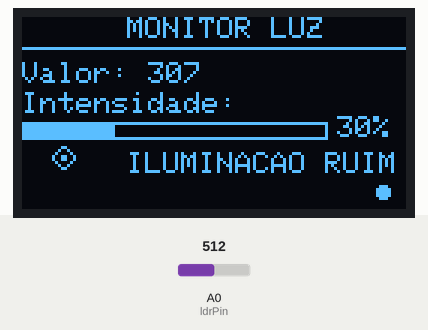
This sketch was run on a simulated Arduino Uno, built with avr-gcc and run on an emulated ATmega328P. Parts: 128×64 one-colour display. The test bench sets the inputs (shaded band); at power-on: A0 (ldrPin) = 512. What the sketch prints to the serial monitor is not drawn.

Above: at 3.2 s.
3.3 s: A0 (ldrPin) set to 167
At 4.1 s:
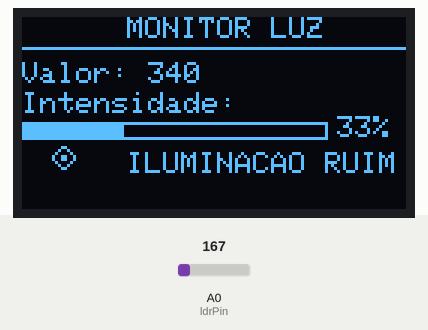
5.7 s: A0 (ldrPin) set to 136
At 7.3 s:
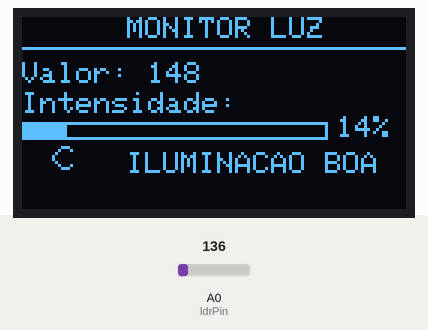
8.8 s: A0 (ldrPin) set to 12
At 9.9 s:
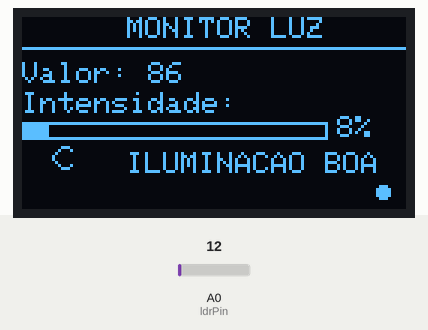
11.0 s: A0 (ldrPin) set to 9
At 12.1 s:
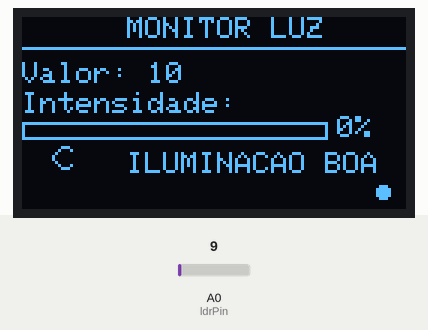
Timing chart, 0 to 14.0 s (numbered marks = the images above; inputs shaded):
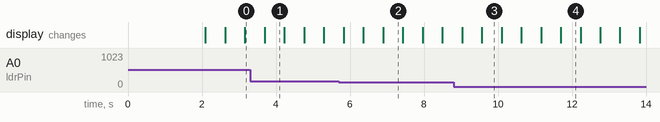

Measured:
- the behaviour switches between 151 and 150 on A0 (ldrPin) (found by bisection; images 1 and 2)
- the behaviour switches between 11 and 10 on A0 (ldrPin) (found by bisection; images 3 and 4)
- after the input at 8.8 s, the display: first changes after 0.23 s (image 3 shows a later state)
- what the display in image 1 shows lasts 0.5 s, from 3.7 s to 4.2 s

The sketch:

monitor.ino
```cpp
#include <Wire.h>
#include <Adafruit_GFX.h>
#include <Adafruit_SSD1306.h>

#define SCREEN_WIDTH 128
#define SCREEN_HEIGHT 64
#define OLED_RESET    -1

Adafruit_SSD1306 display(SCREEN_WIDTH, SCREEN_HEIGHT, &Wire, OLED_RESET);

const int ldrPin = A0;
const int threshold = 150; // Limiar ajustado para detecção correta

// Variáveis para suavizar a leitura
int leituraAnterior = 0;
const int numLeituras = 5;
int leituras[numLeituras];
int indiceAtual = 0;
int total = 0;
int media = 0;

// Bitmaps para ícones (8x8 pixels)
const unsigned char PROGMEM iconeSol[] = {
  0x18, 0x24, 0x42, 0x99, 0x99, 0x42, 0x24, 0x18
};

const unsigned char PROGMEM iconeLua[] = {
  0x1C, 0x22, 0x40, 0x80, 0x80, 0x40, 0x22, 0x1C
};

void setup() {
  Serial.begin(9600);

  if(!display.begin(SSD1306_SWITCHCAPVCC, 0x3C)) {
    Serial.println(F("Falha na alocação do SSD1306"));
    for(;;);
  }

  // Tela de inicialização
  display.clearDisplay();
  display.setTextSize(2);
  display.setTextColor(SSD1306_WHITE);
  display.setCursor(10, 20);
  display.println("MONITOR");
  display.setCursor(25, 40);
  display.println("DE LUZ");
  display.display();
  delay(2000);

  pinMode(ldrPin, INPUT);

  // Inicializar array de leituras
  for (int i = 0; i < numLeituras; i++) {
    leituras[i] = 0;
  }
}

void loop() {
  // Fazer leitura suavizada
  int ldrValue = lerLDRSuavizado();

  Serial.print("Valor do LDR: ");
  Serial.print(ldrValue);
  Serial.print(" - Status: ");

  display.clearDisplay();

  // Cabeçalho
  display.setTextSize(1);
  display.setTextColor(SSD1306_WHITE);
  display.setCursor(35, 0);
  display.println("MONITOR LUZ");

  // Linha separadora
  display.drawLine(0, 10, 128, 10, SSD1306_WHITE);

  // Valor numérico
  display.setCursor(0, 15);
  display.print("Valor: ");
  display.print(ldrValue);

  // Barra de progresso
  desenharBarraProgresso(ldrValue);

  // Status com ícone
  display.setTextSize(1);
  display.setCursor(35, 45);

  if(ldrValue > threshold) {  // Valor ALTO = Claro = Boa iluminação
    display.drawBitmap(10, 43, iconeSol, 8, 8, SSD1306_WHITE);
    display.println("ILUMINACAO RUIM");
    Serial.println("ILUMINACAO RUIM");
  } else {                    // Valor BAIXO = Escuro = Iluminação ruim
    display.drawBitmap(10, 43, iconeLua, 8, 8, SSD1306_WHITE);
    display.println("ILUMINACAO BOA");
    Serial.println("ILUMINACAO BOA");
  }

  // Indicador de atividade (ponto piscando)
  static bool pontoAtivo = false;
  pontoAtivo = !pontoAtivo;
  if (pontoAtivo) {
    display.fillCircle(120, 58, 2, SSD1306_WHITE);
  }

  display.display();
  delay(500);
}

// Função para fazer leitura suavizada (média móvel)
int lerLDRSuavizado() {
  // Subtrair a leitura mais antiga
  total = total - leituras[indiceAtual];

  // Fazer nova leitura
  leituras[indiceAtual] = analogRead(ldrPin);

  // Adicionar a nova leitura ao total
  total = total + leituras[indiceAtual];

  // Avançar para próxima posição
  indiceAtual = (indiceAtual + 1) % numLeituras;

  // Calcular média
  media = total / numLeituras;

  return media;
}

// Função para desenhar barra de progresso
void desenharBarraProgresso(int valor) {
  int larguraBarra = map(valor, 0, 1023, 0, 100);

  display.setCursor(0, 25);
  display.print("Intensidade:");

  // Contorno da barra
  display.drawRect(0, 35, 102, 6, SSD1306_WHITE);

  // Preenchimento da barra
  if (larguraBarra > 0) {
    display.fillRect(1, 36, larguraBarra, 4, SSD1306_WHITE);
  }

  // Percentual
  display.setCursor(105, 33);
  int percentual = map(valor, 0, 1023, 0, 100);
  display.print(percentual);
  display.print("%");
}

// Função para calibração automática (chame no setup se necessário)
void calibrarSensor() {
  display.clearDisplay();
  display.setTextSize(1);
  display.setCursor(20, 20);
  display.println("CALIBRANDO...");
  display.setCursor(10, 35);
  display.println("Varie a iluminacao");
  display.display();

  int valorMax = 0;
  int valorMin = 1023;

  // Coletar dados por 10 segundos
  for (int i = 0; i < 100; i++) {
    int leitura = analogRead(ldrPin);
    if (leitura > valorMax) valorMax = leitura;
    if (leitura < valorMin) valorMin = leitura;

    // Mostrar progresso
    display.fillRect(10 + (i/10), 50, 2, 4, SSD1306_WHITE);
    display.display();

    delay(100);
  }

  // Calcular novo threshold
  int novoThreshold = (valorMax + valorMin) / 2;

  display.clearDisplay();
  display.setCursor(10, 20);
  display.print("Novo limiar: ");
  display.println(novoThreshold);
  display.setCursor(10, 35);
  display.println("Calibracao concluida!");
  display.display();
  delay(3000);
}
```
